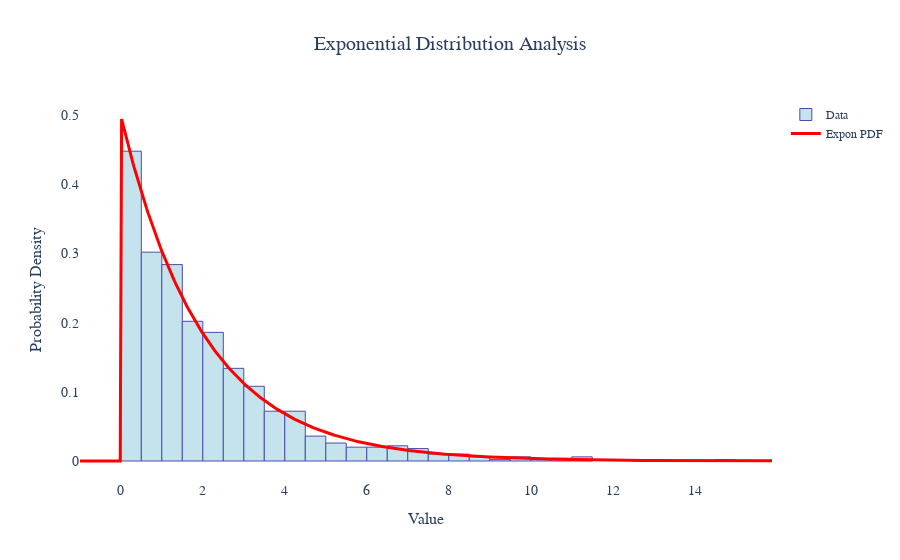

Write notebook code for a chart like this one.
### Code cell
import warnings
from functools import lru_cache
from typing import Optional, Tuple, Union

import matplotlib.pyplot as plt
import numpy as np
import plotly.graph_objects as go
import scipy.stats as stats
import seaborn as sns

# Professional font configuration
plt.rcParams.update(
    {
        "font.family": "sans-serif",
        "font.sans-serif": ["Arial", "DejaVu Sans", "Liberation Sans"],
        "font.size": 14,
        "axes.labelsize": 16,
        "axes.titlesize": 18,
        "xtick.labelsize": 12,
        "ytick.labelsize": 12,
        "legend.fontsize": 12,
        "figure.titlesize": 20,
    }
)


class StatisticalPlotter:
    """
    Production-ready class for creating histogram and PDF overlay plots
    with comprehensive error handling and optimization
    """

    def __init__(self, style="seaborn", dpi=300):
        self.style = style
        self.dpi = dpi
        self._setup_styling()

    def _setup_styling(self):
        """Configure publication-ready styling"""
        if self.style == "seaborn":
            sns.set_style("whitegrid")
            plt.rcParams.update(
                {
                    "font.size": 14,
                    "axes.labelsize": 16,
                    "figure.dpi": self.dpi,
                    "savefig.dpi": self.dpi,
                    "font.family": "sans-serif",
                }
            )

    def _validate_and_clean_data(self, data: np.ndarray) -> np.ndarray:
        """Robust data validation and cleaning"""
        data = np.asarray(data).flatten()

        # Handle missing values
        finite_mask = np.isfinite(data)
        if not np.all(finite_mask):
            warnings.warn(f"Removed {np.sum(~finite_mask)} non-finite values")
            data = data[finite_mask]

        if len(data) == 0:
            raise ValueError("No valid data points after cleaning")

        if np.std(data) == 0:
            warnings.warn("All data points are identical - PDF overlay not meaningful")

        return data

    @lru_cache(maxsize=32)
    def _cached_distribution_fit(self, data_hash: int, dist_name: str):
        """Cache expensive distribution fitting operations"""
        # In practice, you'd need to implement proper hashing for numpy arrays
        pass

    def create_plot(
        self,
        data: Union[np.ndarray, list],
        distribution: stats.rv_continuous = stats.norm,
        bins: Union[int, str] = "auto",
        plot_type: str = "seaborn",
        title: Optional[str] = None,
        xlabel: str = "Value",
        ylabel: str = "Probability Density",
        figsize: Tuple[int, int] = (10, 6),
        color_scheme: str = "viridis",
        save_path: Optional[str] = None,
        **kwargs,
    ) -> Tuple[Union[plt.Figure, go.Figure], dict]:
        """
        Create histogram with PDF overlay using specified backend

        Parameters:
        -----------
        data : array-like
            Input data for histogram
        distribution : scipy.stats distribution
            Distribution to fit and overlay
        bins : int or str
            Number of bins or binning strategy
        plot_type : str
            'seaborn', 'plotly', or 'matplotlib'
        title : str, optional
            Plot title
        xlabel, ylabel : str
            Axis labels
        figsize : tuple
            Figure size (width, height)
        color_scheme : str
            Color palette name
        save_path : str, optional
            Path to save figure

        Returns:
        --------
        figure : matplotlib.Figure or plotly.Figure
            The created figure
        params : dict
            Fitted distribution parameters
        """

        # Validate and clean data
        data = self._validate_and_clean_data(data)

        # Fit distribution with error handling
        try:
            fitted_params = distribution.fit(data)
        except Exception as e:
            warnings.warn(f"Distribution fitting failed: {e}")
            fitted_params = None

        # Create plot based on backend
        if plot_type.lower() == "plotly":
            return self._create_plotly_plot(
                data, distribution, fitted_params, bins, title, xlabel, ylabel, **kwargs
            )
        elif plot_type.lower() == "seaborn":
            return self._create_seaborn_plot(
                data,
                distribution,
                fitted_params,
                bins,
                title,
                xlabel,
                ylabel,
                figsize,
                color_scheme,
                save_path,
                **kwargs,
            )
        else:
            return self._create_matplotlib_plot(
                data,
                distribution,
                fitted_params,
                bins,
                title,
                xlabel,
                ylabel,
                figsize,
                save_path,
                **kwargs,
            )

    def _create_seaborn_plot(
        self,
        data,
        distribution,
        params,
        bins,
        title,
        xlabel,
        ylabel,
        figsize,
        color_scheme,
        save_path,
        **kwargs,
    ):
        """Create publication-ready Seaborn plot"""

        fig, ax = plt.subplots(figsize=figsize)

        # Color scheme handling
        if color_scheme == "viridis":
            colors = plt.cm.viridis(np.linspace(0.2, 0.8, 2))
        elif color_scheme == "colorblind":
            colors = ["#1f77b4", "#ff7f0e"]  # Colorblind-safe colors
        else:
            colors = plt.cm.Set2(np.linspace(0, 1, 2))

        # Create histogram
        sns.histplot(
            data=data,
            bins=bins,
            stat="density",
            alpha=0.7,
            color=colors[0],
            edgecolor="black",
            linewidth=0.5,
            ax=ax,
            **kwargs,
        )

        # Add PDF overlay if fitting succeeded
        if params is not None:
            x_theory = np.linspace(
                data.min() - 0.5 * np.std(data), data.max() + 0.5 * np.std(data), 500
            )
            pdf_theory = distribution.pdf(x_theory, *params)

            ax.plot(
                x_theory,
                pdf_theory,
                color=colors[1],
                linewidth=3,
                label=f"{distribution.name.title()} PDF",
            )

        # Styling
        ax.set_xlabel(xlabel, fontweight="bold")
        ax.set_ylabel(ylabel, fontweight="bold")
        if title:
            ax.set_title(title, fontweight="bold", pad=20)

        # Statistics box
        stats_text = (
            f"n = {len(data):,}\nMean = {np.mean(data):.3f}\nStd = {np.std(data):.3f}"
        )
        if params is not None:
            param_text = "Fitted params:\n" + "\n".join(
                [f"p{i}={p:.3f}" for i, p in enumerate(params)]
            )
            stats_text += f"\n\n{param_text}"

        ax.text(
            0.02,
            0.98,
            stats_text,
            transform=ax.transAxes,
            verticalalignment="top",
            bbox=dict(boxstyle="round", facecolor="white", alpha=0.9),
        )

        ax.legend()
        ax.grid(True, alpha=0.3)
        plt.tight_layout()

        if save_path:
            plt.savefig(save_path, dpi=self.dpi, bbox_inches="tight")

        return fig, {
            "fitted_params": params,
            "data_stats": {"mean": np.mean(data), "std": np.std(data), "n": len(data)},
        }

    def _create_plotly_plot(
        self, data, distribution, params, bins, title, xlabel, ylabel, **kwargs
    ):
        """Create interactive Plotly plot"""

        fig = go.Figure()

        # Add histogram
        fig.add_trace(
            go.Histogram(
                x=data,
                nbinsx=bins if isinstance(bins, int) else 50,
                histnorm="probability density",
                name="Data",
                opacity=0.7,
                marker=dict(color="lightblue", line=dict(color="darkblue", width=1)),
                hovertemplate="<b>Range:</b> %{x}<br><b>Density:</b> %{y:.4f}<extra></extra>",
            )
        )

        # Add PDF if fitting succeeded
        if params is not None:
            x_theory = np.linspace(
                data.min() - 0.5 * np.std(data), data.max() + 0.5 * np.std(data), 500
            )
            pdf_theory = distribution.pdf(x_theory, *params)

            fig.add_trace(
                go.Scatter(
                    x=x_theory,
                    y=pdf_theory,
                    mode="lines",
                    name=f"{distribution.name.title()} PDF",
                    line=dict(color="red", width=3),
                    hovertemplate="<b>x:</b> %{x:.3f}<br><b>PDF:</b> %{y:.4f}<extra></extra>",
                )
            )

        # Professional styling
        fig.update_layout(
            title=dict(text=title or "Distribution Analysis", x=0.5, font_size=20),
            xaxis=dict(title=xlabel, title_font_size=16, tickfont_size=14),
            yaxis=dict(title=ylabel, title_font_size=16, tickfont_size=14),
            plot_bgcolor="white",
            paper_bgcolor="white",
            font_family="Arial",
            hovermode="closest",
        )

        return fig, {
            "fitted_params": params,
            "data_stats": {"mean": np.mean(data), "std": np.std(data), "n": len(data)},
        }


# Usage examples
if __name__ == "__main__":
    # Initialize plotter
    plotter = StatisticalPlotter()

    # Generate example data
    np.random.seed(42)
    normal_data = np.random.normal(100, 15, 1000)
    exponential_data = np.random.exponential(2, 1000)

    # Create static plot
    fig_static, results_static = plotter.create_plot(
        normal_data,
        distribution=stats.norm,
        plot_type="seaborn",
        color_scheme="colorblind",
        title="Normal Distribution Analysis",
        save_path="normal_analysis.png",
    )

    # Create interactive plot
    fig_interactive, results_interactive = plotter.create_plot(
        exponential_data,
        distribution=stats.expon,
        plot_type="plotly",
        title="Exponential Distribution Analysis",
    )

    fig_interactive.show()

    print("Analysis complete - check generated files!")

### Figure 1 — Plotly figure (JSON) as saved in the notebook; plotly's stock layout.template omitted (floating-point values rounded to 4 significant figures; data arrays with more than 128 entries replaced by an {"elided": "..."} marker saying what was removed)
{"data": [{"histnorm": "probability density", "hovertemplate": "<b>Range:</b> %{x}<br><b>Density:</b> %{y:.4f}<extra></extra>", "marker": {"color": "lightblue", "line": {"color": "darkblue", "width": 1}}, "name": "Data", "nbinsx": 50, "opacity": 0.7, "type": "histogram", "x": {"elided": "1000 float values"}}, {"hovertemplate": "<b>x:</b> %{x:.3f}<br><b>PDF:</b> %{y:.4f}<extra></extra>", "line": {"color": "red", "width": 3}, "mode": "lines", "name": "Expon PDF", "type": "scatter", "x": {"elided": "500 float values"}, "y": {"elided": "500 float values"}}], "layout": {"font": {"family": "Arial"}, "hovermode": "closest", "paper_bgcolor": "white", "plot_bgcolor": "white", "title": {"font": {"size": 20}, "text": "Exponential Distribution Analysis", "x": 0.5}, "xaxis": {"tickfont": {"size": 14}, "title": {"font": {"size": 16}, "text": "Value"}}, "yaxis": {"tickfont": {"size": 14}, "title": {"font": {"size": 16}, "text": "Probability Density"}}}}
